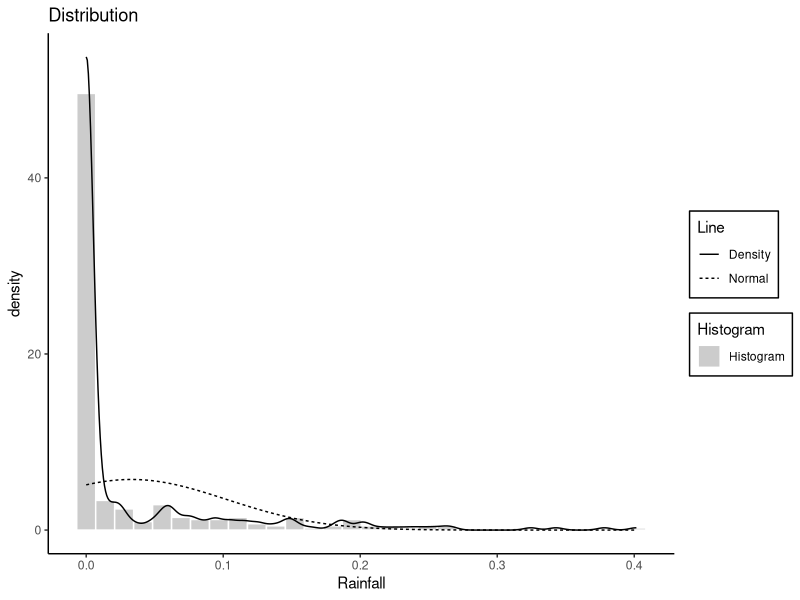
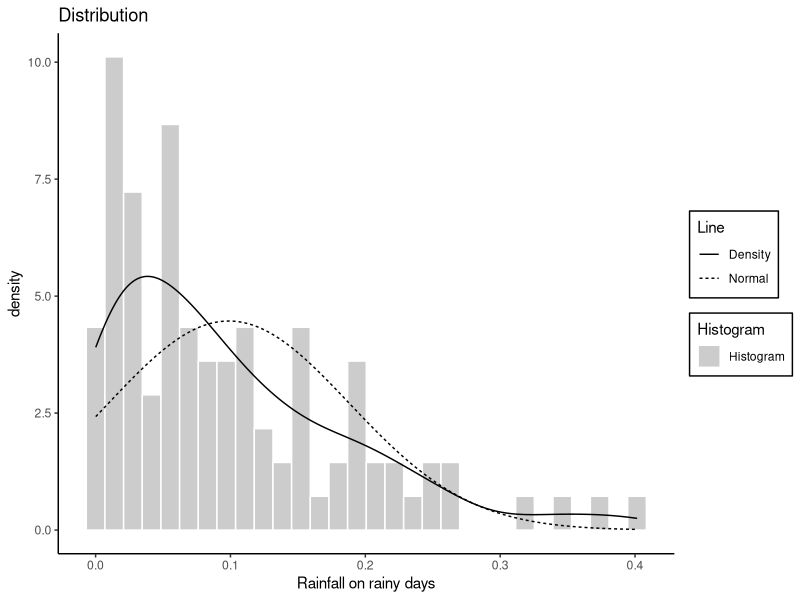

Write the R code that produced these figures, in order.
## ---- chunk 1
require(ggplot2)


histNormKern <- function(diffs = diffs, title = "Distribution"){
     colnames(diffs) <- "diffs"
     ggplot(diffs, aes(x = diffs)) + 
     geom_histogram(aes(y = ..density.., fill = "Histogram"), color = "white", 
                     alpha = 0.2)+
     # density line
     geom_line(aes(y = ..density..,  lty = "Density"), stat = 'density')+
     #geom_line(aes(y = ..density..,  lty = "Normal"), stat = 'normal')+
     # normal approx
     stat_function(aes(lty = "Normal"), fun=dnorm, 
                   args=list(mean=mean(diffs$diffs), sd=sd(diffs$diffs)))+
     
     labs(x = "Value", title = title) + 
     theme_bw() + 
     theme(legend.background = element_rect(colour = "black"),
          plot.background = element_blank()
          ,panel.grid.major = element_blank()
          ,panel.grid.minor = element_blank()
          ,panel.border = element_blank()
          ,axis.line = element_line(color = 'black')) + 
     # Names for the legend
     scale_linetype(name = "Line")+
     scale_fill_manual(name = "Histogram", values = c("black")) 
}

Mode <- function(x) {
  ux <- unique(x)
  ux[which.max(tabulate(match(x, ux)))]
}

diffs = c(rexp(100, 10), rep(0, 200))

histNormKern(data.frame(diffs)) + xlab("Rainfall")

mmm <- function(diffs) {
     print(paste("Mean:", mean(diffs), "     Median:", median(diffs), "      Mode:", Mode(diffs)))
     #print(paste("Median:", median(diffs)))
     #print(paste("Mode:", Mode(diffs)))
     
}

mmm(diffs)

## ---- chunk 2
diffs <- diffs[diffs != 0 ]

histNormKern(data.frame(diffs))+ xlab("Rainfall on rainy days")
mmm(diffs)
